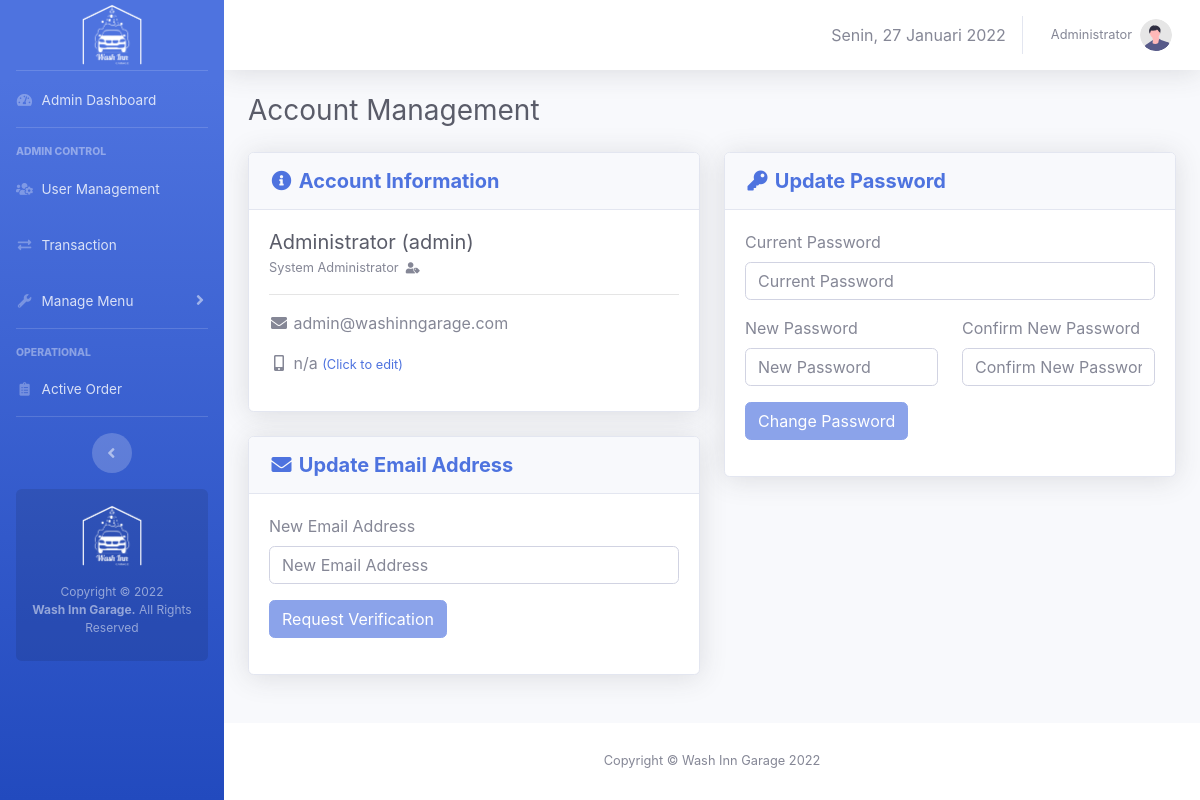
Page /admin/my-account.php (signed in) on the committed database.
### tables this page shows
CREATE TABLE `users` (
  `id` int(11) NOT NULL,
  `fullname` varchar(50) NOT NULL,
  `email` varchar(50) NOT NULL,
  `phone` varchar(15) NOT NULL DEFAULT 'n/a',
  `username` varchar(50) NOT NULL,
  `role` enum('admin','operator') NOT NULL,
  `password` varchar(255) NOT NULL
);

### core/init.php (called while the page is built, shortened)
<?php
if (!empty($_SERVER['HTTPS']) && ('on' == $_SERVER['HTTPS'])) {
  $home = 'https://';
} else {
  $home = 'http://';
}
$home   .= $_SERVER['HTTP_HOST'] .'/washinngarage';
$assets  = $home.'/assets';
?>

### admin/admin-only.php (called while the page is built)
<?php
require_once '../core/init.php';
if (isset($_SESSION['wig_user'])) {
	$username = $_SESSION['wig_user'];
	if (checkRole($username) != 'admin') {
		header("Location: ".$home."/operator/");
	}
}else{
	header("Location: ".$home."/login.php");
}
	$current_user = $_SESSION['wig_user']
?>

### core/user.php (called while the page is built, shortened)
<?php
function checkRole($username)
{
	global $link;
	$username = mysqli_real_escape_string($link, $username);
	$query = "SELECT role FROM users WHERE username = '$username'";
	$result = mysqli_query($link, $query);
	$data 	= mysqli_fetch_assoc($result);
	return $data['role'];
}
function getUserByUsername($username){
	global $link;
	$username = mysqli_real_escape_string($link, $username);
	$query = "SELECT * FROM users WHERE username = '$username'";
	$result = mysqli_query($link, $query);
	$data = mysqli_fetch_assoc($result);
	return $data;
}
 ?>

### admin/my-account.php (the view, shortened to what this page needs)
<?php
require_once "admin-only.php";
$username = $_SESSION['wig_user'];
$data = getUserByUsername($username);
$fullname = $data['fullname'];
$username = $data['username'];
$email = $data['email'];
$phone = $data['phone'];
$role = $data['role'];
$role = ($role=='admin')?'Administrator':'Operator';
 ?>
 <!DOCTYPE html>
 <html>
 <head>
	<link rel="stylesheet" type="text/css" href="<?=$assets?>/css/sb-admin-2.min.css">
	<link href="<?=$assets?>/vendor/fontawesome-free/css/all.min.css" rel="stylesheet" type="text/css">
 </head>
 <body class="page-top">
    <div id="wrapper">
        <?php require_once 'view-template/sidebar.php'; ?>
        <div id="content-wrapper" class="d-flex flex-column">
            <div id="content">
                <?php require_once 'view-template/topbar.php'; ?>
                <div class="container-fluid">
                    <div class="d-sm-flex align-items-center justify-content-between mb-4">
                        <h1 class="h3 mb-0 text-gray-800">Account Management</h1>
                    </div>
                    <div class="row">
	                    <div class="col-xl-6 col-lg-6">
	                        <div class="card shadow mb-4">
	                            <div
	                                class="card-header py-3 d-flex flex-row align-items-center justify-content-between">
	                                <h5 class="m-0 font-weight-bold text-primary"><i class="fas fa-info-circle fa-fw"></i> Account Information</h5>
	                            </div>
	                            <div class="card-body">
	                                  <h5 class="text-dark mb-0"><?= $fullname ?> (<?=$username ?>)</h5>
	                                  <small>System <?= $role ?> &nbsp;<i class="fas fa-user-tag fa-fw fa-sm"></i></small>     <hr>
	                                  <p><i class="fas fa-envelope fa-fw"></i> <?=$email ?></p>
	                                  <p><i class="fas fa-mobile-alt fa-fw"></i> <?=$phone ?> <small onclick="showeditpane()"><a href="#">(Click to edit)</a></small></p>
	                            </div>
	                        </div>
	                        <div class="card shadow mb-4">
	                            <div
	                                class="card-header py-3 d-flex flex-row align-items-center justify-content-between">
	                                <h5 class="m-0 font-weight-bold text-primary"><i class="fas fa-envelope fa-fw"></i> Update Email Address</h5>
	                            </div>
	                            <div class="card-body">
			                        <form action="functions/change-email.php" name="formchangemail" method="post">
			                        	<?php if (isset($_COOKIE['EmChVeCo']) && isset($_COOKIE['NeEmA'])) {
			                        		echo '<div class="form-group">
										    <p>Verification code has been sent to '.$_COOKIE['NeEmA'].'. If you can\'t find it please check the spam folder.</p><hr>
			                        		<label>Verification Code</label>
										    <input type="text" class="form-control" id="otpcode" name="otpcode" placeholder="Verification Code" required autocomplete="off">
			                        	</div>
										<div class="form-group mt-3">
										    <input type="text" name="userid" hidden value="'.$data['id'].'">
											<a href="functions/dropverification.php" class="btn btn-secondary">Cancel</a>
											<input class="btn btn-primary" type="submit" id="btnChangeEmail" required name="btnChangeEmail" value="Submit Verification">
										</div>';
			                        	}else{
			                        		echo '<div class="form-group">
			                        		<label>New Email Address</label>
										    <input type="text" class="form-control" id="newemail" name="newemail" placeholder="New Email Address" onkeyup="ValidateEmail(document.formchangemail.newemail)" required autocomplete="off">
			                        	</div>
										<div class="form-group mt-3">
										    <small class="text-danger" id="mailformatalert" hidden> &emsp;Email Format Incomplete or Invalid <i class="fas fa-exclamation-triangle fa-fw"></i><br><br></small>
										    <input type="text" name="userid" hidden value="'.$data['id'].'">
											<input class="btn btn-primary" type="submit" id="btnChangeEmail" disabled name="btnChangeEmail" value="Request Verification">
										</div>';
			                        	} ?>
	                                </form>
	                            </div>
	                        </div>
	                    </div>
	                    <div class="col-xl-6 col-lg-6">
	                        <div class="card shadow mb-4">
	                            <div
	                                class="card-header py-3 d-flex flex-row align-items-center justify-content-between">
	                                <h5 class="m-0 font-weight-bold text-primary"><i class="fas fa-key fa-fw"></i> Update Password</h5>
	                            </div>
	                            <div class="card-body">
			                        <form action="functions/change-pass.php" method="post">
			                        	<div class="form-group">
			                        		<label>Current Password</label>
										    <input type="password" class="form-control" id="oldpass" name="oldpass" placeholder="Current Password" required autocomplete="off">
			                        	</div>
	                                	<div class="row">
											<div class="col">
												<label>New Password</label>
											    <input type="password" class="form-control" onkeyup="equal_checker()" id="newpass" name="newpass" placeholder="New Password" required autocomplete="off">
											</div>
											<div class="col">
												<label>Confirm New Password</label>
											    <input type="password" class="form-control" onkeyup="equal_checker()" id="newpass2" name="newpass2" placeholder="Confirm New Password" required autocomplete="off">
											</div>
										</div>
										<div class="form-group mt-3">
											<input class="btn btn-primary" type="submit" id="btnChangePass" disabled name="changepass" value="Change Password">
										</div>
	                                </form>
	                            </div>
	                        </div>
	                    </div>
					</div>
                </div>
            </div>
          <?php require_once "view-template/footer.php" ?>
        </div>
    </div>
</body>
</html>

### admin/view-template/topbar.php (shortened to what this page needs)
<?php
    $userdetail = getUserByUsername($current_user);
 ?>
                <nav class="navbar navbar-expand navbar-light bg-white topbar mb-4 static-top shadow">
                    <ul class="navbar-nav ml-auto">
                        <li class="nav-item d-none d-lg-inline my-auto">
                            Senin, 27 Januari 2022
                        </li>
                        <li class="nav-item dropdown no-arrow">
                            <a class="nav-link dropdown-toggle" href="#" id="userDropdown" role="button"
                                data-toggle="dropdown" aria-haspopup="true" aria-expanded="false">
                                <span class="mr-2 d-none d-lg-inline text-gray-600 small"><?= $userdetail['fullname'] ?></span>
                                <img class="img-profile rounded-circle"
                                    src="<?=$assets?>/img/undraw_profile.svg">
                            </a>
                        </li>
                    </ul>
                </nav>

### rows in the picture
users: fullname "Administrator", role "admin", role "Administrator", email "admin@washinngarage.com", phone "n/a"
